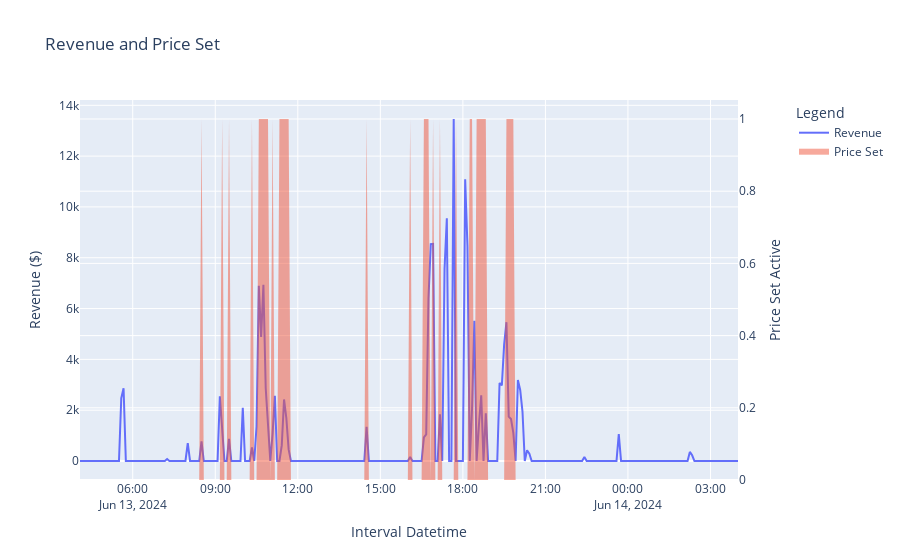

Notebook cell for this chart:
### Markdown cell above
**Correlation between interval revenue and interval price setting power**

### Code cell
pt.plot_duid_revenue_with_price_setting(df_revenue, price_setters, DUID = 'VBBG1')

### Figure 1 — Plotly figure (JSON) as saved in the notebook; plotly's stock layout.template omitted (floating-point values rounded to 4 significant figures; data arrays with more than 128 entries replaced by an {"elided": "..."} marker saying what was removed)
{"data": [{"mode": "lines", "name": "Revenue", "type": "scatter", "x": {"elided": "288 str values"}, "xaxis": "x", "y": {"elided": "288 float values"}, "yaxis": "y"}, {"fill": "tozeroy", "mode": "none", "name": "Price Set", "type": "scatter", "x": {"elided": "288 str values"}, "xaxis": "x", "y": {"elided": "288 int values"}, "yaxis": "y2"}], "layout": {"legend": {"title": {"text": "Legend"}}, "title": {"text": "Revenue and Price Set"}, "xaxis": {"anchor": "y", "domain": [0, 0.94], "title": {"text": "Interval Datetime"}}, "yaxis": {"anchor": "x", "domain": [0, 1], "title": {"text": "Revenue ($)"}}, "yaxis2": {"anchor": "x", "overlaying": "y", "side": "right", "title": {"text": "Price Set Active"}}}}
